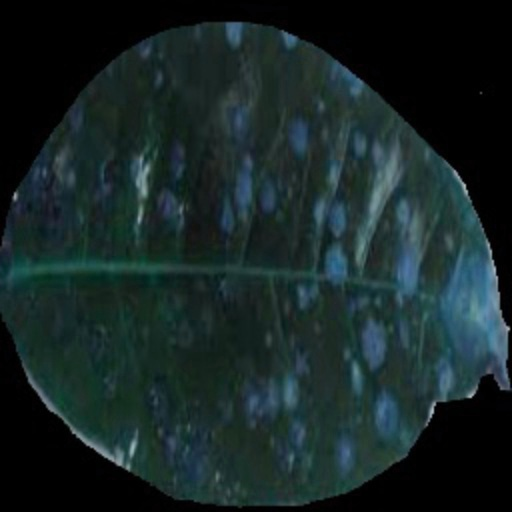
#> input picture train/algal24.jpg, 512 x 512 px
$ python -i model_check.py   (imports and definitions only)   (older library calls are emulated)
#> lines starting #> are read from the running program, lines starting #| are printed output that depends on the picture
#> further down, picture is the input picture: shape (512, 512, 3); mean B, G, R 38.3, 38.1, 23
import os
import mahotas as mt
import cv2 as cv
import glob
import numpy as np
import csv
import re
import count_train
import count_test
from PIL import ImageTk, Image
import matplotlib.pyplot as plt
from scipy import stats
import pickle
import tkinter as tk
from tkinter import filedialog


def extract_feature(image):

	##Color Feature
	(mean,std) = cv.meanStdDev(image)
#> mean = [38.29, 38.12, 23]; std = [32.67, 29.85, 19.95]

	#print(len(mean), type(mean))

	#print(len(std), type(std))

	color_feature = np.array(mean)
#> color_feature = [38.29, 38.12, 23]

	color_feature = np.concatenate([color_feature,std]).flatten()
#> color_feature = [38.29, 38.12, 23, 32.67, 29.85, 19.95]

	#print(len(color_feature))

	##Texture Feature
	gray = cv.cvtColor(image,cv.COLOR_BGR2GRAY)
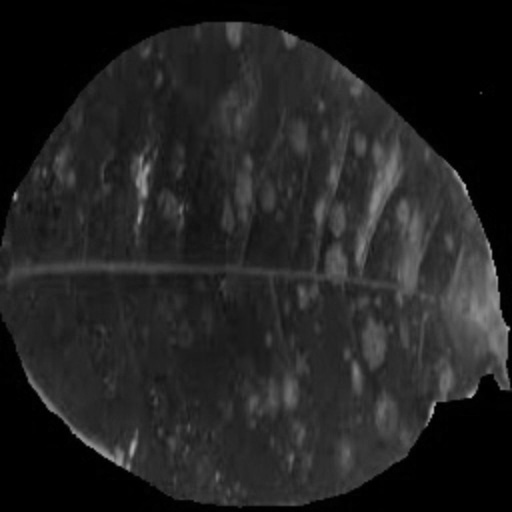
#> gray: shape (512, 512); min 0, max 186, mean 33.6

#> (the run stopped early here; a loop or call above may not have finished)

$ run again, on train/algal50.jpg
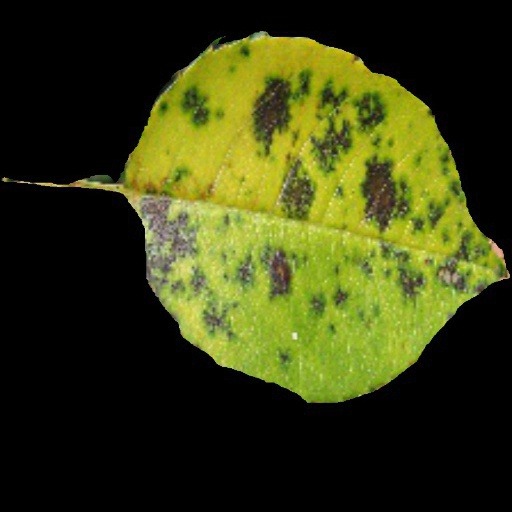
#> input picture train/algal50.jpg, 512 x 512 px
#> picture is the input picture: shape (512, 512, 3); mean B, G, R 17.7, 60.6, 55.7
#> mean = [17.73, 60.58, 55.73]; std = [28.07, 80.77, 74.77]
#> in extract_feature, `color_feature = np.array(mean)`: color_feature = [17.73, 60.58, 55.73]
#> in extract_feature, `color_feature = np.concatenate([color_feature,std]).flatten()`: color_feature = [17.73, 60.58, 55.73, 28.07, 80.77, 74.77]
#> in extract_feature, `gray = cv.cvtColor(image,cv.COLOR_BGR2GRAY)`:
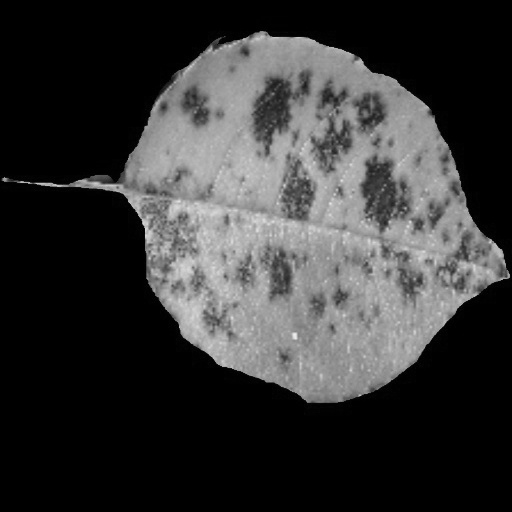
#> gray: shape (512, 512); min 0, max 238, mean 54.2

$ run again, on train/algal51.jpg
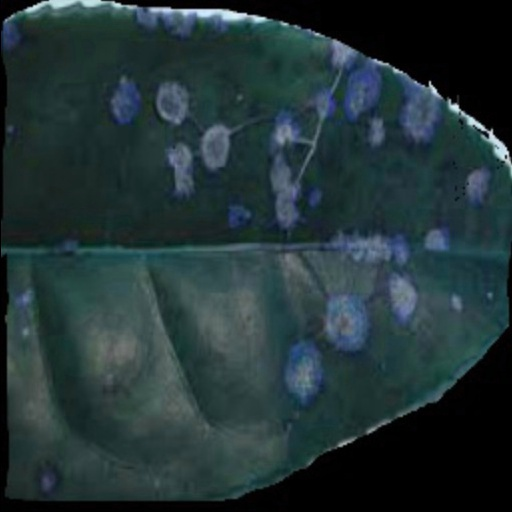
#> input picture train/algal51.jpg, 512 x 512 px
#> picture is the input picture: shape (512, 512, 3); mean B, G, R 55.3, 52.6, 35.2
#> mean = [55.29, 52.65, 35.21]; std = [35.57, 32.24, 26.53]
#> in extract_feature, `color_feature = np.array(mean)`: color_feature = [55.29, 52.65, 35.21]
#> in extract_feature, `color_feature = np.concatenate([color_feature,std]).flatten()`: color_feature = [55.29, 52.65, 35.21, 35.57, 32.24, 26.53]
#> in extract_feature, `gray = cv.cvtColor(image,cv.COLOR_BGR2GRAY)`:
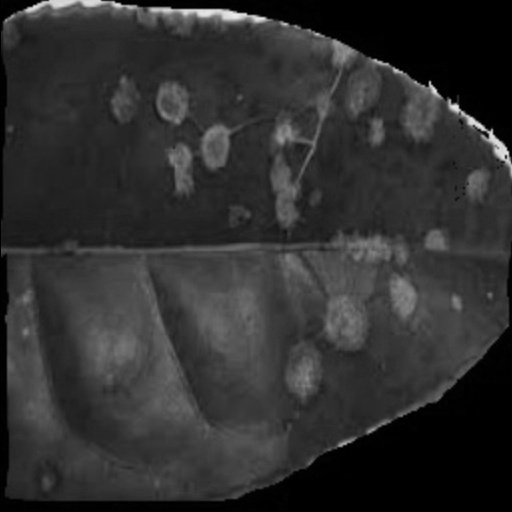
#> gray: shape (512, 512); min 0, max 234, mean 47.7
